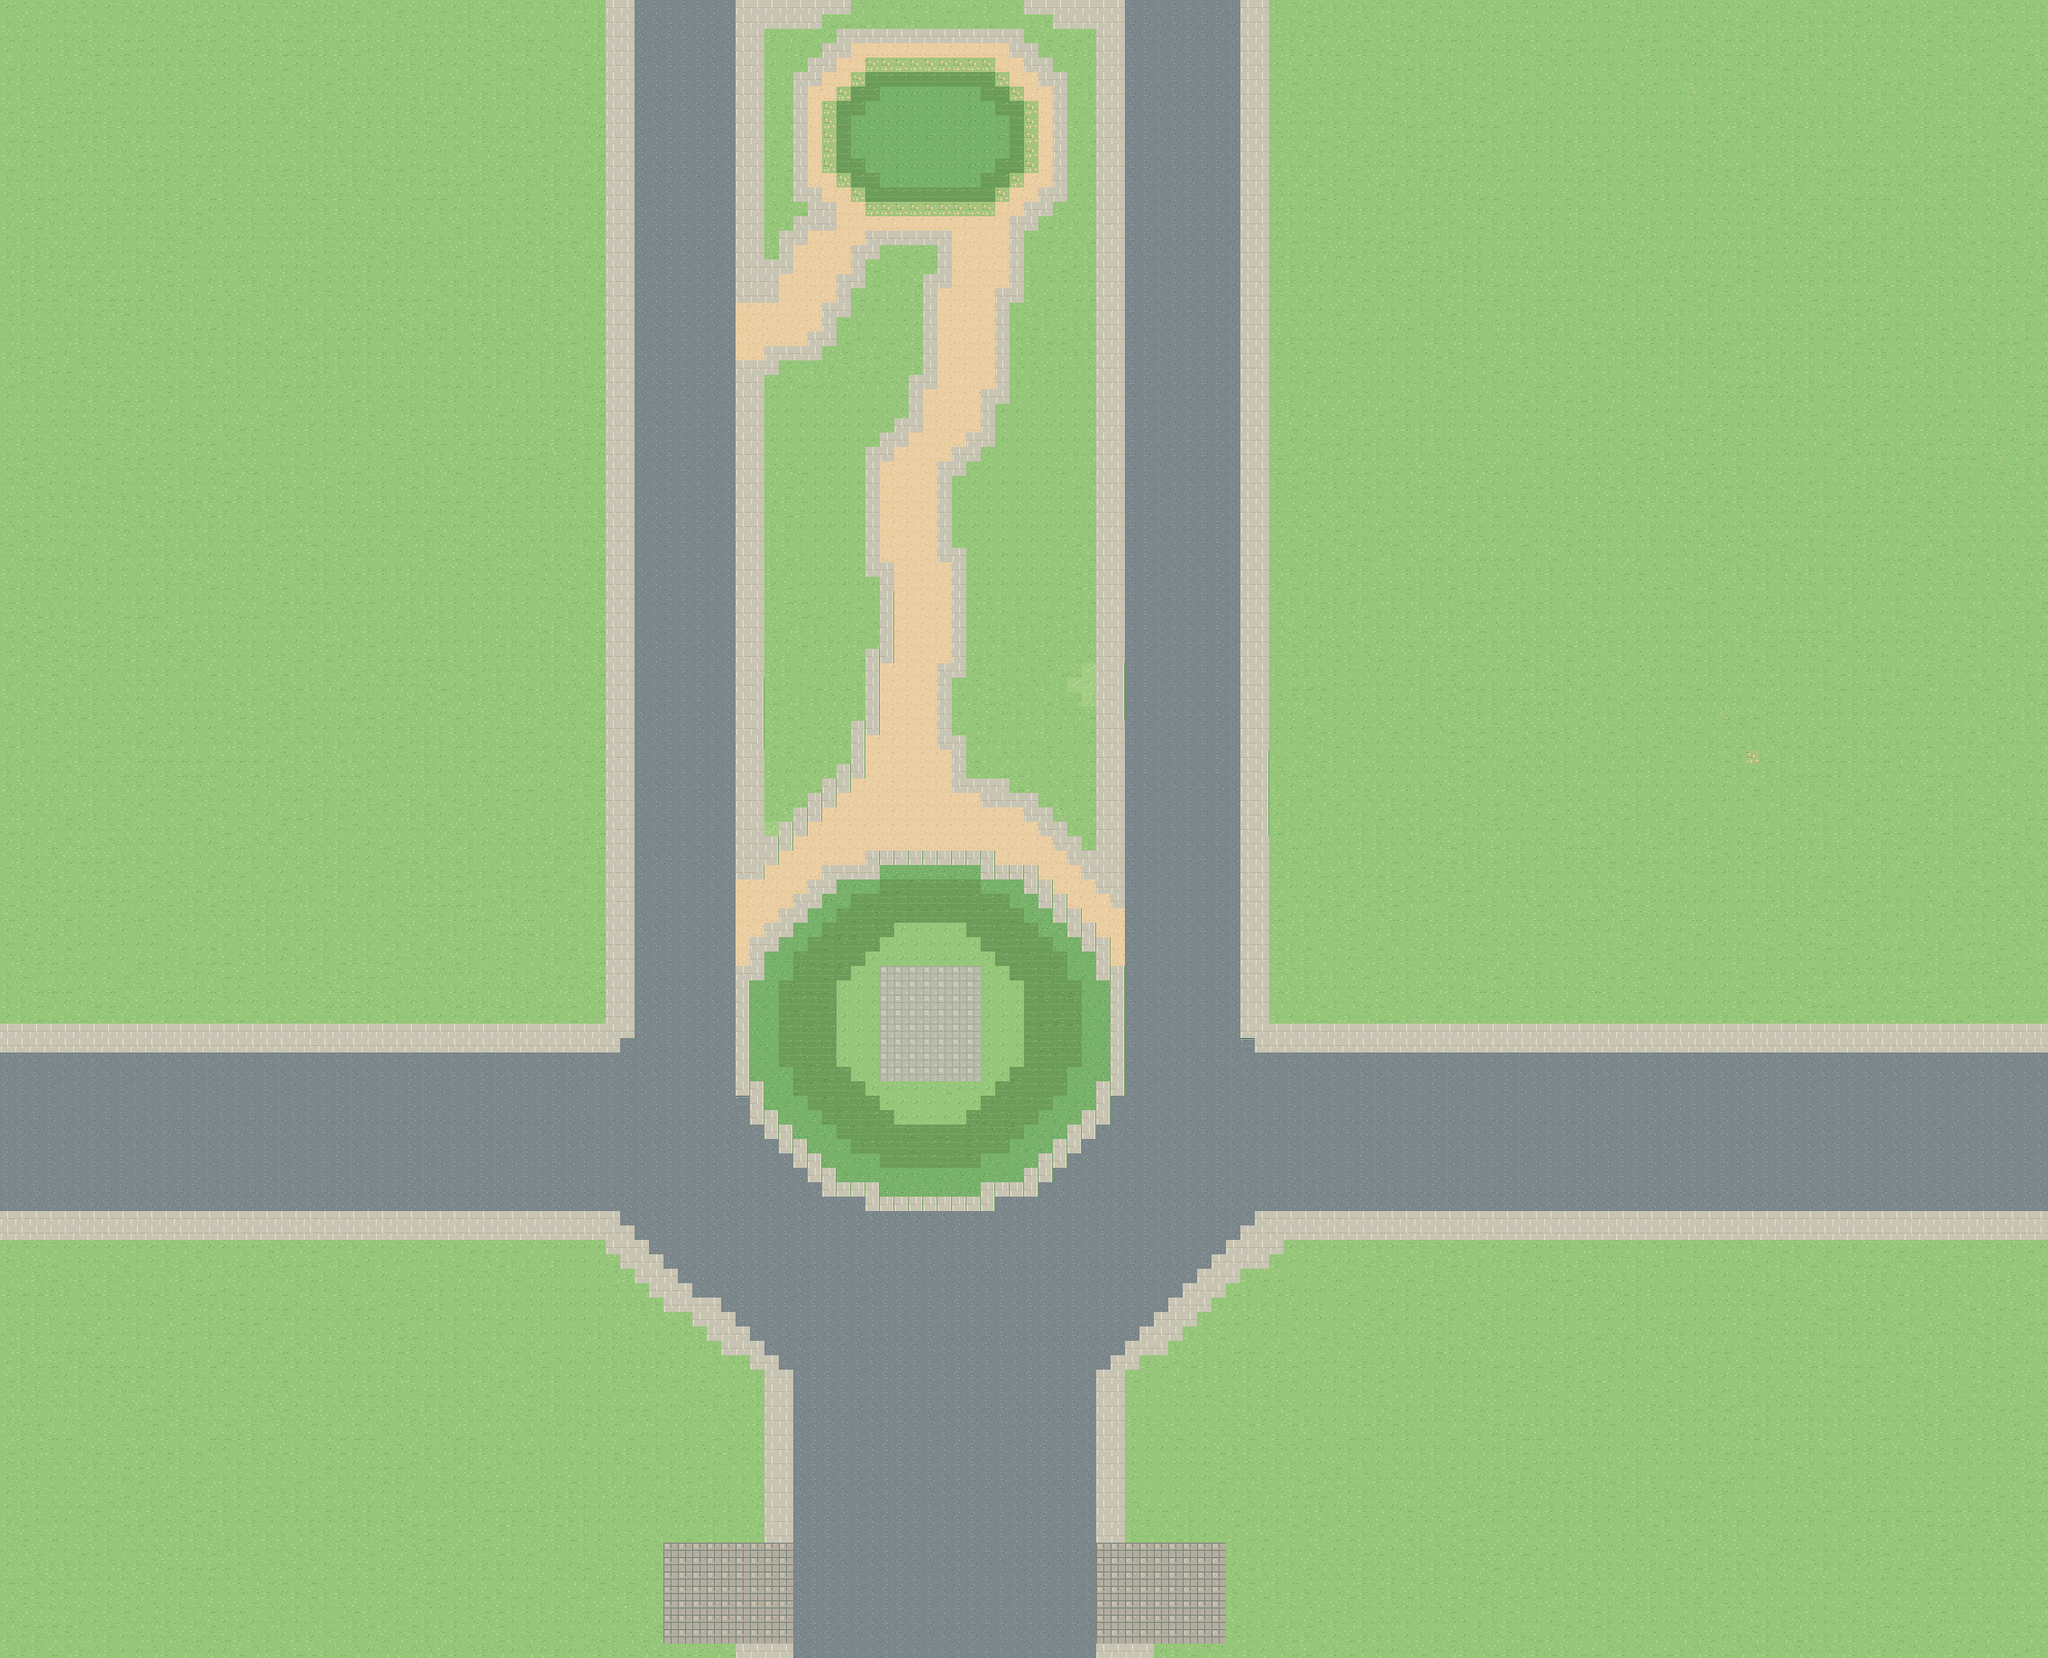

Below is a game level as drawn by its tile map, then a one-line description and the .tmx that defines it (tile-layer data replaced by summaries):
An orthogonal 142x115 tile map with 16x16 px tiles, 4 tile layers (Ground, Landscape, Roads, BuildingPads), 2 tilesets and 7 objects (3x building_slot, player_start, exit_north, exit_west, exit_east).

<map version="1.10" tiledversion="1.12.2" orientation="orthogonal" renderorder="right-down" width="142" height="115" tilewidth="16" tileheight="16" infinite="0" backgroundcolor="#95c679" nextlayerid="8" nextobjectid="8">
 <tileset firstgid="1" name="swu_terrain_16" tilewidth="16" tileheight="16" tilecount="320" columns="16">
  <image source="../assets/ground_tiles_16.png" width="256" height="320" />
 </tileset>
 <tileset firstgid="321" source="../assets/stone_stairs_seamless_16.tsx" />
 <layer id="1" name="Ground" width="142" height="115">
  <data>[16330 cells, 16213 non-empty, 4 distinct tile ids]</data>
 </layer>
 <layer id="2" name="Landscape" width="142" height="115">
  <data>[16330 cells, 762 non-empty, 18 distinct tile ids]</data>
 </layer>
 <layer id="3" name="Roads" width="142" height="115">
  <data>[16330 cells, 5329 non-empty, 9 distinct tile ids]</data>
 </layer>
 <layer id="4" name="BuildingPads" width="142" height="115">
  <data>[16330 cells, 183 non-empty, 3 distinct tile ids]</data>
 </layer>
 <objectgroup id="5" name="BuildingSlots" visible="0">
  <object id="1" name="gate_left" type="building_slot" x="738" y="1712" width="140" height="112">
   <properties>
    <property name="confidence" value="verified_landmark" />
    <property name="currently_walkable" type="bool" value="true" />
    <property name="display_name" value="一号门西侧门柱占地" />
    <property name="future_collision" type="bool" value="true" />
    <property name="note" value="地面预留，不是已绘制建筑；不自动阻挡角色" />
   </properties>
  </object>
  <object id="2" name="gate_right" type="building_slot" x="1218" y="1710" width="140" height="112">
   <properties>
    <property name="confidence" value="verified_landmark" />
    <property name="currently_walkable" type="bool" value="true" />
    <property name="display_name" value="一号门东侧门柱占地" />
    <property name="future_collision" type="bool" value="true" />
    <property name="note" value="地面预留，不是已绘制建筑；不自动阻挡角色" />
   </properties>
  </object>
  <object id="3" name="slot_00_03" type="building_slot" x="974.667" y="1074.67" width="112" height="122">
   <properties>
    <property name="confidence" value="schematic" />
    <property name="currently_walkable" type="bool" value="true" />
    <property name="display_name" value="中轴景观基座预留" />
    <property name="future_collision" type="bool" value="true" />
    <property name="note" value="地面预留，不是已绘制建筑；不自动阻挡角色" />
   </properties>
  </object>
 </objectgroup>
 <objectgroup id="6" name="Spawn" visible="0">
  <object id="4" name="player_start" x="1043.33" y="1668.67" />
 </objectgroup>
 <objectgroup id="7" name="Portals" visible="0">
  <object id="5" name="exit_north" x="0" y="0" width="2272" height="16">
   <properties>
    <property name="target_scene" value="04" />
   </properties>
  </object>
  <object id="6" name="exit_west" x="0" y="0" width="16" height="1840">
   <properties>
    <property name="target_scene" value="06" />
   </properties>
  </object>
  <object id="7" name="exit_east" x="2256" y="0" width="16" height="1840">
   <properties>
    <property name="target_scene" value="07" />
   </properties>
  </object>
 </objectgroup>
</map>
